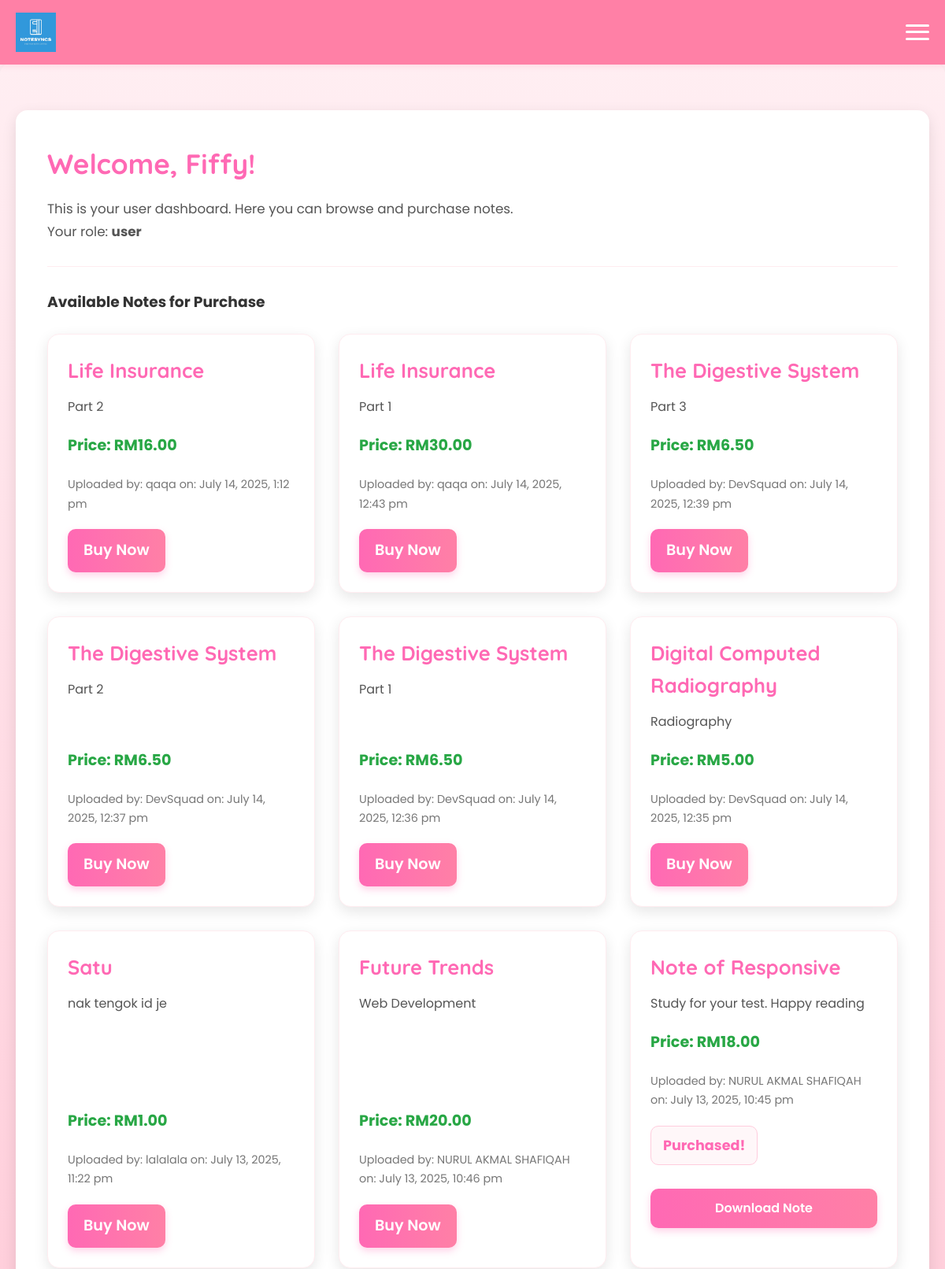
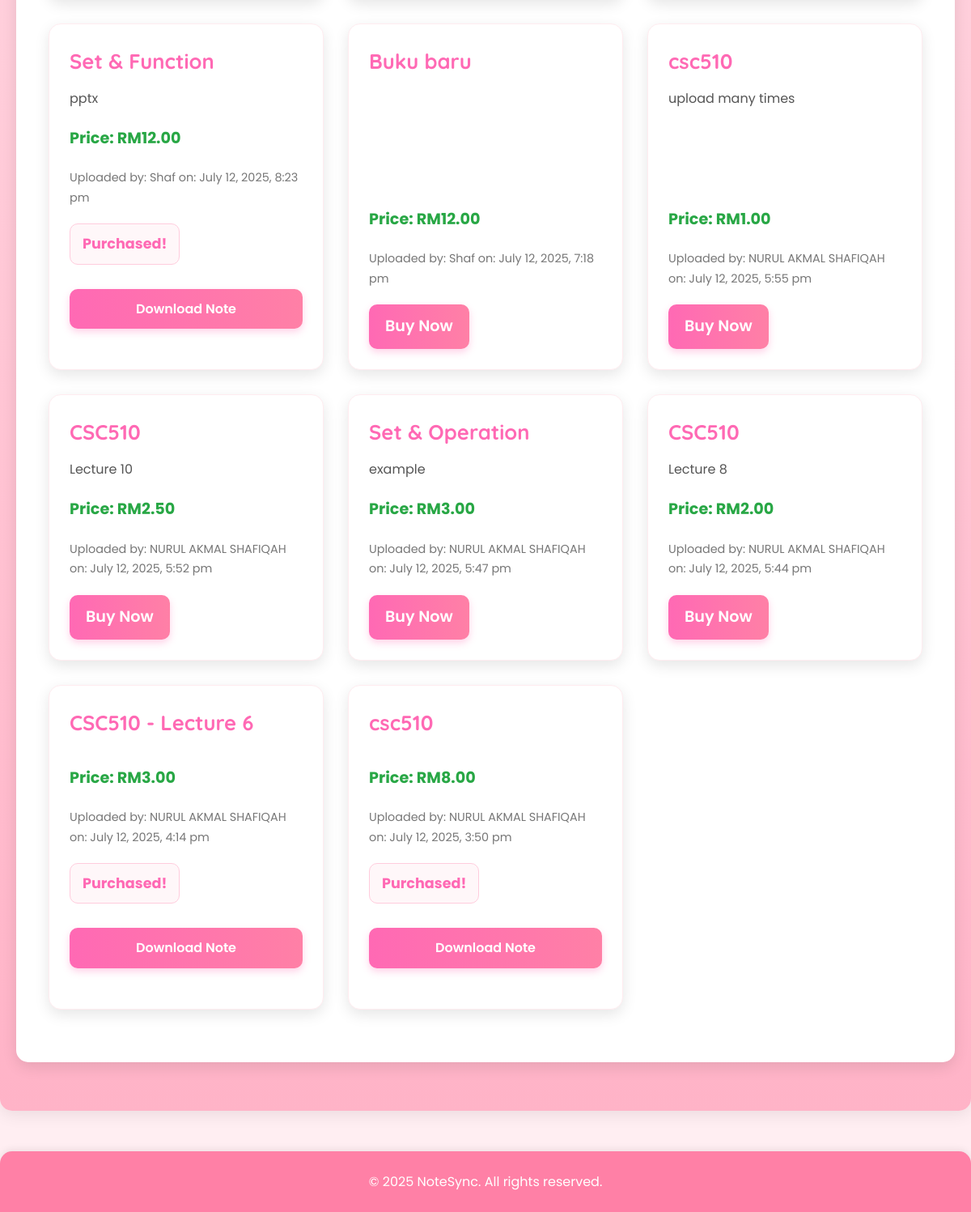
The app's page /dashboard.php (signed in) with its own data (2 pictures, top to bottom).
### tables this page shows
CREATE TABLE `notes` (
  `id` int(11) NOT NULL,
  `title` varchar(255) NOT NULL,
  `description` text DEFAULT NULL,
  `price` decimal(10,2) NOT NULL,
  `file_path` varchar(255) NOT NULL,
  `uploaded_by` int(11) DEFAULT NULL,
  `created_at` timestamp NULL DEFAULT current_timestamp()
);

CREATE TABLE `users` (
  `id` int(11) NOT NULL,
  `username` varchar(50) NOT NULL,
  `email` varchar(100) NOT NULL,
  `user_role` varchar(50) NOT NULL,
  `password` varchar(255) NOT NULL,
  `role` enum('user','admin') DEFAULT 'user',
  `google_id` varchar(255) DEFAULT NULL,
  `created_at` timestamp NULL DEFAULT current_timestamp(),
  `last_login` timestamp NULL DEFAULT current_timestamp(),
  `profile_picture` varchar(255) DEFAULT NULL
);

### dashboard.php (the view, shortened to what this page needs)
<?php
require_once 'includes/db_connect.php';
$user_id = $_SESSION['user_id'];
$notes = [];
if ($conn) {
    $sql_fetch_notes = "SELECT n.id, n.title, n.description, n.price, n.file_path, u.username AS uploaded_by_username, n.created_at,
                         (SELECT COUNT(*) FROM purchases p WHERE p.user_id = ? AND p.note_id = n.id) AS is_purchased
                         FROM notes n
                         JOIN users u ON n.uploaded_by = u.id
                         ORDER BY n.created_at DESC";
    if ($stmt_notes = $conn->prepare($sql_fetch_notes)) {
        $stmt_notes->bind_param("i", $user_id);
        $stmt_notes->execute();
        $result_notes = $stmt_notes->get_result();
        if ($result_notes->num_rows > 0) {
            while ($row = $result_notes->fetch_assoc()) {
                $notes[] = $row;
            }
        }
    } else {
        error_log("Error preparing notes fetch statement: " . $conn->error);
    }
} else {
    error_log("Database connection not established in dashboard.php");
}
require_once 'includes/header.php';
?>
<div class="dashboard-container">
    <h2>Welcome, <?php echo htmlspecialchars($_SESSION["username"]); ?>!</h2>
    <p>This is your user dashboard. Here you can browse and purchase notes.</p>
    <p>Your role: <strong><?php echo htmlspecialchars($_SESSION["user_role"]); ?></strong></p>
    <hr>
    <div class="dashboard-content">
        <h3>Available Notes for Purchase</h3>
        <div class="notes-grid">
            <?php if (!empty($notes)): ?>
                <?php foreach ($notes as $note): ?>
                    <div class="note-card">
                        <h4><?php echo htmlspecialchars($note['title']); ?></h4>
                        <p class="description"><?php echo htmlspecialchars($note['description']); ?></p>
                        <p class="price">Price: RM<?php echo htmlspecialchars(number_format($note['price'], 2)); ?></p>
                        <p class="uploaded-info">
                            Uploaded by: <?php echo htmlspecialchars($note['uploaded_by_username']); ?> on: <?php echo htmlspecialchars(date("F j, Y, g:i a", strtotime($note['created_at']))); ?>
                        </p>
                        <?php if ($note['is_purchased']): ?>
                            <span class="purchased-note">Purchased!</span>
                            <?php
                            $correct_file_path = str_replace('../uploads/', '/NOTESYNC/uploads/', $note['file_path']);
                            ?>
                            <a href="<?php echo htmlspecialchars($correct_file_path); ?>" class="btn btn-primary" download>Download Note</a>
                        <?php else: ?>
                            <a href="/NOTESYNC/buy-note.php?note_id=<?php echo htmlspecialchars($note['id']); ?>"
                               class="btn btn-success"
                               onclick="return confirm('Are you sure you want to purchase \'<?php echo htmlspecialchars($note['title']); ?>\' for RM<?php echo htmlspecialchars(number_format($note['price'], 2)); ?>?');">
                                Buy Now
                            </a>
                        <?php endif; ?>
                    </div>
                <?php endforeach; ?>
            <?php else: ?>
                <p>No notes available at the moment. Please check back later!</p>
            <?php endif; ?>
        </div>
    </div>
</div>
<?php
require_once 'includes/footer.php';
?>

### css/style.css (style rules this page uses)
:root { --primary-pink: #ff69b4; --secondary-pink: #ff80a6; --light-pink: #ffb3c7; --pale-pink: #ffccdd; --very-light-pink: #ffeef2; }
* { margin: 0; padding: 0; box-sizing: border-box; }
html { scroll-behavior: smooth; }
body { font-family: 'Poppins', sans-serif; margin: 0; padding: 0; background-color: #ffeef2; color: #333; line-height: 1.6; padding-top: 60px; }
.btn { display: inline-block; padding: 16px 25px; font-size: 1.2em; font-weight: 600; border-radius: 12px; cursor: pointer; text-decoration: none; text-align: center; transition: background-color 0.3s ease, transform 0.2s ease, box-shadow 0.3s ease; box-sizing: border-box; background-image: linear-gradient(45deg, #ff80a6, #ffb3c7); border: none; box-shadow: 0 4px 10px rgba(255, 128, 166, 0.3); }
.btn-primary { background-color: #ff69b4; color: white; border: none; width: 100%; margin-top: 30px; margin-bottom: 25px; background-image: linear-gradient(to right, #ff69b4, #ff80a6); box-shadow: 0 6px 15px rgba(255, 105, 180, 0.4); }
.notes-grid { display: grid; grid-template-columns: repeat(auto-fill, minmax(280px, 1fr)); gap: 30px; padding: 25px 0; }
.note-card { background-color: #ffffff; border: 1px solid #ffecf0; border-radius: 15px; box-shadow: 0 6px 18px rgba(0, 0, 0, 0.1); padding: 25px; display: flex; flex-direction: column; justify-content: space-between; transition: transform 0.2s ease-in-out, box-shadow 0.2s ease-in-out; }
.note-card h4 { color: #ff69b4; font-family: 'Quicksand', sans-serif; font-size: 1.6em; margin-top: 0; margin-bottom: 12px; }
.note-card .description { color: #555; font-size: 1em; line-height: 1.7; margin-bottom: 20px; flex-grow: 1; }
.note-card .price { font-size: 1.2em; font-weight: bold; color: #28a745; margin-bottom: 20px; }
.note-card .uploaded-info { font-size: 0.9em; color: #777; margin-bottom: 20px; }
.note-card .btn-primary { align-self: flex-start; padding: 12px 20px; font-size: 1em; text-decoration: none; background-image: linear-gradient(to right, #ff69b4, #ff80a6); color: white; border: none; border-radius: 10px; box-shadow: 0 4px 10px rgba(255, 105, 180, 0.3); }
.dashboard-container { background-color: #ffffff; padding: 40px; border-radius: 15px; box-shadow: 0 6px 18px rgba(0,0,0,0.1); max-width: 1200px; margin: 40px auto; }
.dashboard-container h2 { color: #ff69b4; font-family: 'Quicksand', sans-serif; font-size: 2.2em; margin-bottom: 15px; }
.dashboard-container p { color: #555; line-height: 1.7; font-size: 1.05em; }
.dashboard-container hr { border: 0; height: 1px; background: #ffecf0; margin: 30px 0; }
.btn-success { background-color: #ff69b4; color: white; padding: 12px 20px; border: none; border-radius: 10px; text-decoration: none; display: inline-block; cursor: pointer; transition: background-color 0.2s ease, transform 0.2s ease; align-self: flex-start; background-image: linear-gradient(to right, #ff69b4, #ff80a6); box-shadow: 0 4px 10px rgba(255, 105, 180, 0.3); }
.purchased-note { font-size: 1.1em; font-weight: bold; color: #ff69b4; padding: 10px 15px; border-radius: 10px; background-color: #fff7f9; align-self: flex-start; border: 1px solid #ffccdd; }
.note-card .btn-primary, .note-card .btn-secondary { padding: 12px 20px; font-size: 1em; border-radius: 10px; }

### records on screen
notes: title "Life Insurance", description "Part 2", price "16.00", uploaded_by.username "qaqa", created_at "July 14, 2025, 1:12 pm"
notes: title "Life Insurance", description "Part 1", price "30.00", uploaded_by.username "qaqa", created_at "July 14, 2025, 12:43 pm"
notes: title "The Digestive System", description "Part 3", price "6.50", uploaded_by.username "DevSquad", created_at "July 14, 2025, 12:39 pm"
notes: title "The Digestive System", description "Part 2", price "6.50", uploaded_by.username "DevSquad", created_at "July 14, 2025, 12:37 pm"
notes: title "The Digestive System", description "Part 1", price "6.50", uploaded_by.username "DevSquad", created_at "July 14, 2025, 12:36 pm"
notes: title "Digital Computed Radiography", description "Radiography", price "5.00", uploaded_by.username "DevSquad", created_at "July 14, 2025, 12:35 pm"
notes: title "Satu", description "nak tengok id je", price "1.00", uploaded_by.username "lalalala", created_at "July 13, 2025, 11:22 pm"
notes: title "Future Trends", description "Web Development", price "20.00", uploaded_by.username "NURUL AKMAL SHAFIQAH", created_at "July 13, 2025, 10:46 pm"
notes: title "Note of Responsive", description "Study for your test. Happy reading", price "18.00", uploaded_by.username "NURUL AKMAL SHAFIQAH", created_at "July 13, 2025, 10:45 pm"
notes: title "Set & Function", description "pptx", price "12.00", uploaded_by.username "Shaf", created_at "July 12, 2025, 8:23 pm"
notes: title "Buku baru", price "12.00", uploaded_by.username "Shaf", created_at "July 12, 2025, 7:18 pm"
notes: title "csc510", description "upload many times", price "1.00", uploaded_by.username "NURUL AKMAL SHAFIQAH", created_at "July 12, 2025, 5:55 pm"
notes: title "CSC510", description "Lecture 10", price "2.50", uploaded_by.username "NURUL AKMAL SHAFIQAH", created_at "July 12, 2025, 5:52 pm"
notes: title "Set & Operation", description "example", price "3.00", uploaded_by.username "NURUL AKMAL SHAFIQAH", created_at "July 12, 2025, 5:47 pm"
notes: title "CSC510", description "Lecture 8", price "2.00", uploaded_by.username "NURUL AKMAL SHAFIQAH", created_at "July 12, 2025, 5:44 pm"
notes: title "CSC510 - Lecture 6", price "3.00", uploaded_by.username "NURUL AKMAL SHAFIQAH", created_at "July 12, 2025, 4:14 pm"
notes: title "csc510", price "8.00", uploaded_by.username "NURUL AKMAL SHAFIQAH", created_at "July 12, 2025, 3:50 pm"

### other values on screen
$_SESSION["username"] "Fiffy"
$_SESSION["user_role"] "user"
